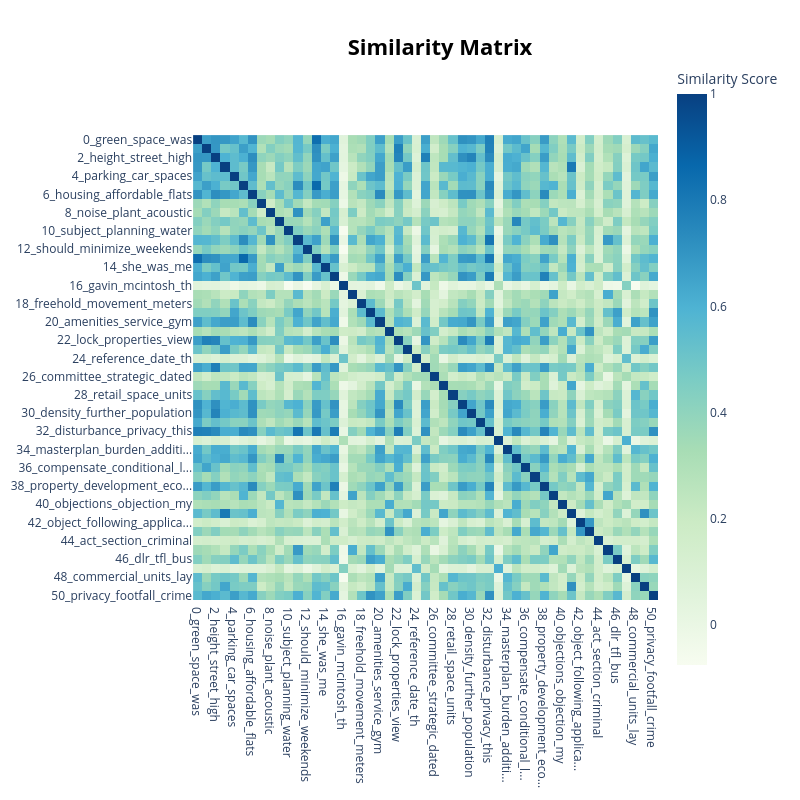

Source (notebook cell):
### Code cell
topic_model_no_place.visualize_heatmap()

### Figure 1 — Plotly figure (JSON) as saved in the notebook; plotly's stock layout.template omitted (floating-point values rounded to 4 significant figures; data arrays with more than 128 entries replaced by an {"elided": "..."} marker saying what was removed)
{"data": [{"coloraxis": "coloraxis", "hovertemplate": "x: %{x}<br>y: %{y}<br>Similarity Score: %{z}<extra></extra>", "name": "0", "type": "heatmap", "x": ["0_green_space_was", "1_sunlight_daylight_privacy", "2_height_street_high", "3_community_space_for", "4_parking_car_spaces", "5_school_children_nursery", "6_housing_affordable_flats", "7_pipes_system_diverted", "8_noise_plant_acoustic", "9_consultation_has_been", "10_subject_planning_water", "11_noise_pollution_airport", "12_should_minimize_weekends", "13_school_green_building", "14_she_was_me", "15_access_subsequently_flow", "16_gavin_mcintosh_th", "17_quality_air_neutral", "18_freehold_movement_meters", "19_traffic_road_pollution", "20_amenities_service_gym", "21_strongly_object_proposal", "22_lock_properties_view", "23_dh_amct_groups", "24_reference_date_th", "25_construction_this_built", "26_committee_strategic_dated", "27_classes_students_dance", "28_retail_space_units", "29_dock_marina_flats", "30_density_further_population", "31_ballymore_plot_can", "32_disturbance_privacy_this", "33_thank_you_thanks", "34_masterplan_burden_additi...", "35_objected_comments_object", "36_compensate_conditional_l...", "37_planning_application_ful", "38_property_development_eco...", "39_dust_risk_mitigation", "40_objections_objection_my", "41_hall_community_groups", "42_object_following_applica...", "43_object_strongly_reasons", "44_act_section_criminal", "45_emissions_particulate_ve...", "46_dlr_tfl_bus", "47_yours_regards_sincerely", "48_commercial_units_lay", "49_meeting_rooms_library", "50_privacy_footfall_crime"], "xaxis": "x", "y": ["0_green_space_was", "1_sunlight_daylight_privacy", "2_height_street_high", "3_community_space_for", "4_parking_car_spaces", "5_school_children_nursery", "6_housing_affordable_flats", "7_pipes_system_diverted", "8_noise_plant_acoustic", "9_consultation_has_been", "10_subject_planning_water", "11_noise_pollution_airport", "12_should_minimize_weekends", "13_school_green_building", "14_she_was_me", "15_access_subsequently_flow", "16_gavin_mcintosh_th", "17_quality_air_neutral", "18_freehold_movement_meters", "19_traffic_road_pollution", "20_amenities_service_gym", "21_strongly_object_proposal", "22_lock_properties_view", "23_dh_amct_groups", "24_reference_date_th", "25_construction_this_built", "26_committee_strategic_dated", "27_classes_students_dance", "28_retail_space_units", "29_dock_marina_flats", "30_density_further_population", "31_ballymore_plot_can", "32_disturbance_privacy_this", "33_thank_you_thanks", "34_masterplan_burden_additi...", "35_objected_comments_object", "36_compensate_conditional_l...", "37_planning_application_ful", "38_property_development_eco...", "39_dust_risk_mitigation", "40_objections_objection_my", "41_hall_community_groups", "42_object_following_applica...", "43_object_strongly_reasons", "44_act_section_criminal", "45_emissions_particulate_ve...", "46_dlr_tfl_bus", "47_yours_regards_sincerely", "48_commercial_units_lay", "49_meeting_rooms_library", "50_privacy_footfall_crime"], "yaxis": "y", "z": {"elided": "51x51 float values"}}], "layout": {"coloraxis": {"colorbar": {"title": {"text": "Similarity Score"}}, "colorscale": [[0, "rgb(247,252,240)"], [0.125, "rgb(224,243,219)"], [0.25, "rgb(204,235,197)"], [0.375, "rgb(168,221,181)"], [0.5, "rgb(123,204,196)"], [0.625, "rgb(78,179,211)"], [0.75, "rgb(43,140,190)"], [0.875, "rgb(8,104,172)"], [1, "rgb(8,64,129)"]]}, "height": 800, "hoverlabel": {"bgcolor": "white", "font": {"family": "Rockwell", "size": 16}}, "legend": {"title": {"text": "Trend"}}, "margin": {"t": 60}, "showlegend": true, "title": {"font": {"color": "Black", "size": 22}, "text": "<b>Similarity Matrix</b>", "x": 0.55, "xanchor": "center", "y": 0.95, "yanchor": "top"}, "width": 800, "xaxis": {"anchor": "y", "constrain": "domain", "domain": [0, 1], "scaleanchor": "y"}, "yaxis": {"anchor": "x", "autorange": "reversed", "constrain": "domain", "domain": [0, 1]}}}
